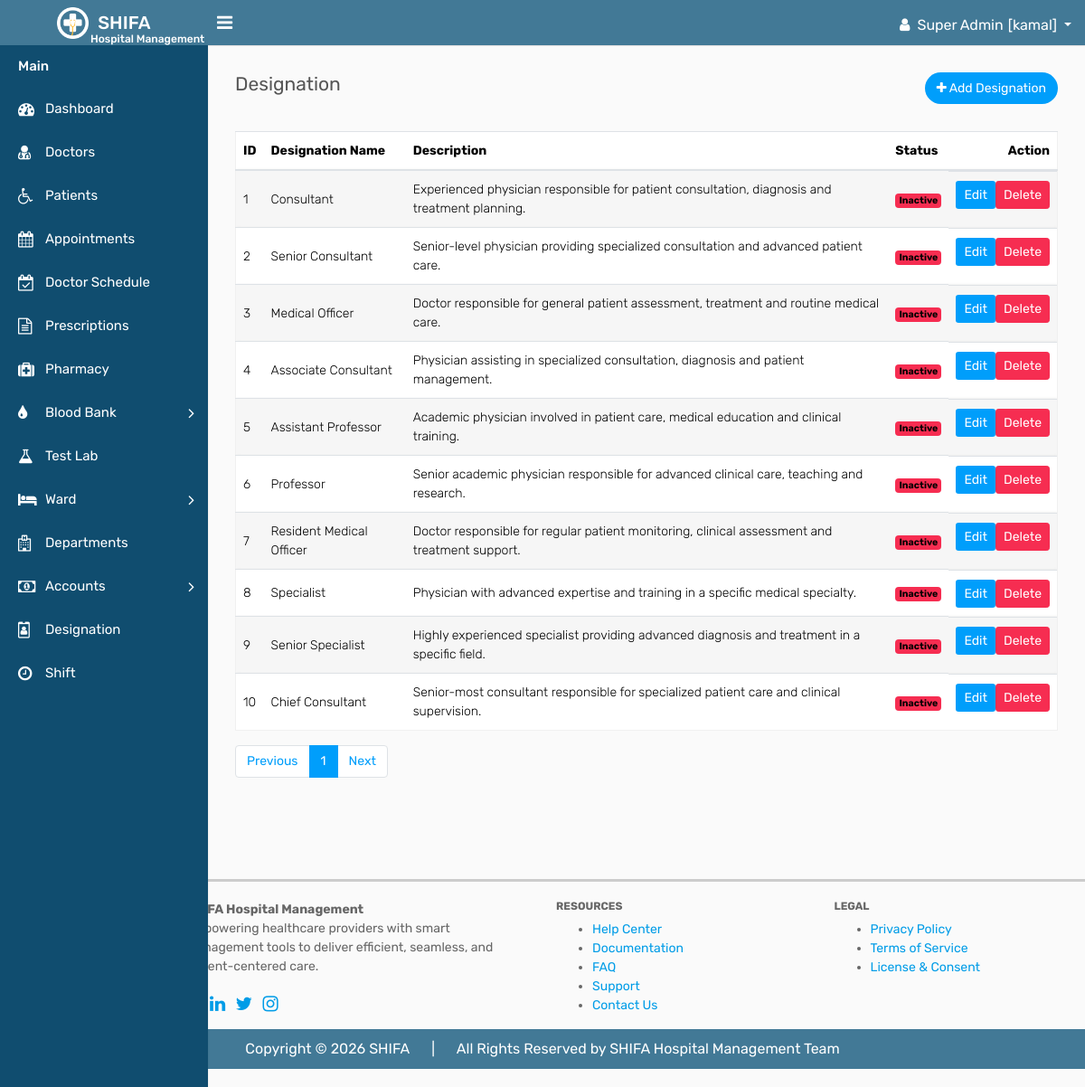
Screenshot of /designation/designation.php (signed in) with the database file from the repository.
### tables this page shows
CREATE TABLE `designation` (
  `id` int(11) NOT NULL,
  `designation_name` varchar(100) DEFAULT NULL,
  `description` varchar(255) DEFAULT NULL,
  `status` int(2) NOT NULL COMMENT '0=inactive, 1=active',
  `created_at` timestamp NULL DEFAULT NULL,
  `updated_at` timestamp NULL DEFAULT NULL,
  `deleted_at` datetime DEFAULT NULL
);

### crud/crud_class.php (called while the page is built, shortened)
<?php
class crud_class{
    private $host = "localhost";
    private $username = "root";
    private $password = "";
    private $database = "shifa";
    public $conn;
    public function __construct(){
        $this->conn = new mysqli($this->host, $this->username, $this->password, $this->database);
    }
    public function common_select($table, $columns = "*", $where = [],$where_condition = "AND", $order_by = "",
        $sort_order = "ASC",$limit = "",$offset = ""){
        $result=[
            "status"=>false,
            "data"=>[],
            "message"=>""
        ];
        $sql = "SELECT $columns FROM $table";
        if(!empty($where)){
            $where_clauses = [];
            foreach($where as $column => $value){
                $where_clauses[] = "$table" . "." . "$column = '" . $this->conn->real_escape_string($value) . "'";
            }
            $sql .= " WHERE " . implode(" $where_condition ", $where_clauses);
            $sql .= " AND deleted_at IS NULL";
        }else{
            $sql .= " WHERE deleted_at IS NULL";
        }
        if(!empty($order_by)){
            $sql .= " ORDER BY $order_by $sort_order";
        }
        if(!empty($limit)){
            $sql .= " LIMIT $limit";
        }
        $rs = $this->conn->query($sql);
        if($rs->num_rows > 0){
            $result["status"] = true;
            $result["message"] = "Records found";
            while($row = $rs->fetch_object()){
                $result["data"][] = $row;
            }
            return $result;
        } else {
            $result["message"] = "No records found";
            return $result;
        }
    }
    public function number_of_records($table){
        $sql = "SELECT COUNT(*) as total FROM $table";
        $rs = $this->conn->query($sql);
        if($rs->num_rows > 0){
            $row = $rs->fetch_object();
            return $row->total;
        } else {
            return 0;
        }
    }
}

### component/connection.php (called while the page is built, shortened)
<?php
    $base_url = "http://localhost/shifa/";
    require_once  ($_SERVER['DOCUMENT_ROOT'] . "/shifa/crud/crud_class.php");
    $crud = new crud_class();
?>

### designation/designation.php (the view, shortened to what this page needs)
<?php require_once "../component/header.php"; ?>
<?php require_once "../component/sidebar.php"; ?>
        <div class="page-wrapper">
            <div class="content">
                <div class="row">
                    <div class="col-sm-5 col-5">
                        <h4 class="page-title">Designation</h4>
                    </div>
                    <div class="col-sm-7 col-7 text-right m-b-30">
                        <a href="add_designation.php" class="btn btn-primary btn-rounded"><i class="fa fa-plus"></i> Add Designation</a>
                    </div>
                </div>
                <div class="row">
                    <div class="col-md-12">
                        <div class="table-responsive">
                            <table class="table table-striped custom-table mb-0 datatable">
                                <thead>
                                    <tr>
                                        <th>ID</th>
                                        <th>Designation Name</th>
                                        <th>Description</th>
                                        <th>Status</th>
                                        <th class="text-right">Action</th>
                                    </tr>
                                </thead>
                                <tbody>
                                    <tr>
                                        <?php
                                        if(isset($_GET['page']) && is_numeric($_GET['page'])){
                                            $page = (int)$_GET['page'];
                                        } else {
                                            $page = 1;
                                        }
                                        $designation = $crud->common_select("designation",'*',[],'AND','id','ASC',10,($page-1)*10);
                                        if($designation['status']){
                                        foreach ($designation['data'] as $designation) { ?>
                                        <td><?= $designation->id ?></td>
                                        <td><?= $designation->designation_name ?></td>
                                        <td><?= $designation->description ?></td>
                                        <td>
                                            <?php if ($designation->status == '1') { ?>
                                            <span class="badge bg-success">Active</span>
                                            <?php } else { ?>
                                            <span class="badge bg-danger">Inactive</span>
                                            <?php } ?>
                                        </td>
                                        <td class="d-flex justify-content-end">
                                            <a href="<?= $base_url ?>designation/edit_designation.php?id=<?= $designation->id ?>" class="btn btn-sm btn-primary mb-2 mb-lg-0 me-0 me-lg-2">Edit</a>
                                            <a onclick="return confirm('Are you sure you want to delete this designation?');" href="<?= $base_url ?>designation/delete_designation.php?id=<?= $designation->id ?>" class="btn btn-sm btn-danger">Delete</a>
                                        </td>
                                    </tr>
                                            <?php } } ?>
                                </tbody>
                            </table>
                        </div>
                        <div class="pb-3 ps-3 mt-3 d-flex justify-content-center justify-content-md-between justify-content-lg-between flex-wrap flex-md-nowrap">
                <nav aria-label="Page navigation" class="mb-3 mb-md-0 mb-lg-0">
                  <?php
                      $total_records = $crud->number_of_records("designation");
                      $records_per_page = 10;
                      $total_pages = ceil($total_records / $records_per_page);
                  ?>
                  <ul class="pagination">
                    <li class="page-item">
                      <a class="page-link" href="#" aria-label="Previous">Previous</a>
                    </li>
                    <?php for ($i = 1; $i <= $total_pages; $i++) { ?>
                      <li class="page-item <?= ($i == $page) ? 'active' : '' ?>"><a class="page-link" href="<?= $base_url ?>departments/departments.php?page=<?= $i ?>"><?= $i ?></a></li>
                    <?php } ?>
                    <li class="page-item">
                      <a class="page-link" href="#" aria-label="Next">Next</a>
                    </li>
                  </ul>
              </nav>
            </div>
        </div>
    </div>
</div>
        </div>
    </div>
<?php require_once "../component/footer.php"; ?>

### rows the page displays
designation: id "1", designation_name "Consultant", description "Experienced physician responsible for patient consultation, diagnosis and treatment planning.", status "Inactive"
designation: id "2", designation_name "Senior Consultant", description "Senior-level physician providing specialized consultation and advanced patient care.", status "Inactive"
designation: id "3", designation_name "Medical Officer", description "Doctor responsible for general patient assessment, treatment and routine medical care.", status "Inactive"
designation: id "4", designation_name "Associate Consultant", description "Physician assisting in specialized consultation, diagnosis and patient management.", status "Inactive"
designation: id "5", designation_name "Assistant Professor", description "Academic physician involved in patient care, medical education and clinical training.", status "Inactive"
designation: id "6", designation_name "Professor", description "Senior academic physician responsible for advanced clinical care, teaching and research.", status "Inactive"
designation: id "7", designation_name "Resident Medical Officer", description "Doctor responsible for regular patient monitoring, clinical assessment and treatment support.", status "Inactive"
designation: id "8", designation_name "Specialist", description "Physician with advanced expertise and training in a specific medical specialty.", status "Inactive"
designation: id "9", designation_name "Senior Specialist", description "Highly experienced specialist providing advanced diagnosis and treatment in a specific field.", status "Inactive"
designation: id "10", designation_name "Chief Consultant", description "Senior-most consultant responsible for specialized patient care and clinical supervision.", status "Inactive"

### other values shown
$_SESSION['user_role'] "Super Admin"
$_SESSION['user_name'] "kamal"
